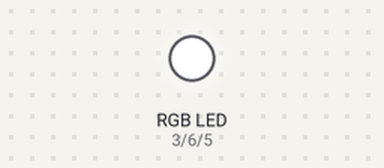
Bench run of a sketch on a simulated Arduino Uno, built with avr-gcc and run on an emulated ATmega328P. Parts: an RGB LED mixed from three pins (HIGH = lit).

Above: at 0.1 s.
Timing chart, 0 to 1.6 s (numbered marks = the images above):
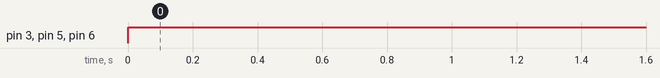

The sketch:

led_rgb.ino
```cpp
#define RED 3
#define BLUE 5
#define GREEN 6

 int red = 255, green = 255, blue = 255;
 void setup() {
 pinMode (RED, OUTPUT);
 pinMode (BLUE, OUTPUT);
 pinMode (GREEN, OUTPUT);
}

void loop() {
  analogWrite (RED, red);
  analogWrite (BLUE, blue);
  analogWrite (GREEN, green);
}
```

Measured:
- by itself, pin 3 (RED), pin 5 (BLUE), pin 6 (GREEN): LOW → HIGH at 0.00 s
